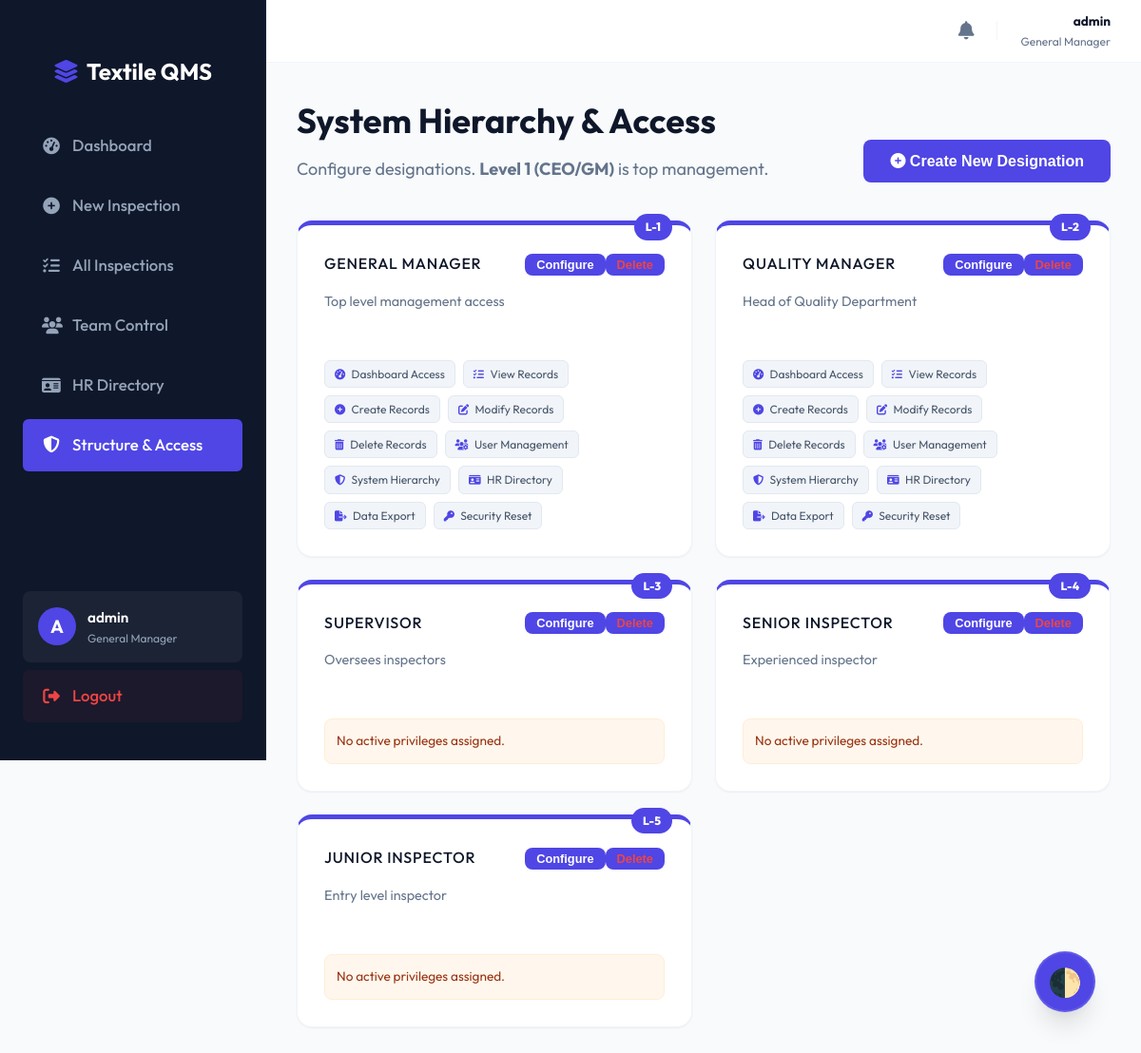
The app's page /roles.php (signed in) with its own data.
### tables this page shows
CREATE TABLE IF NOT EXISTS roles (
    id INT AUTO_INCREMENT PRIMARY KEY,
    role_name VARCHAR(50) NOT NULL UNIQUE,
    level INT DEFAULT 0,
    description TEXT
);

CREATE TABLE IF NOT EXISTS permissions (
    id INT AUTO_INCREMENT PRIMARY KEY,
    slug VARCHAR(50) NOT NULL UNIQUE,
    description TEXT
);

### auth.php (called while the page is built, shortened)
<?php
function hasPermission($slug) {
    if (isset($_SESSION['permissions']) && is_array($_SESSION['permissions']) && in_array($slug, $_SESSION['permissions'])) {
        return true;
    }
    return false;
}
?>

### roles.php (the view, shortened to what this page needs)
<?php
include 'db.php';
include 'auth.php';
$roles = $conn->query("SELECT * FROM roles ORDER BY level ASC");
$all_perms = $conn->query("SELECT * FROM permissions");
$permissions_array = [];
while ($p = $all_perms->fetch_assoc()) $permissions_array[] = $p;
$role_perms_map = [];
$rp_res = $conn->query("SELECT * FROM role_permissions");
while ($row = $rp_res->fetch_assoc()) {
    $role_perms_map[$row['role_id']][] = $row['permission_id'];
}
function prettifySlug($slug) {
    $wording = [
        'view_dashboard' => ['label' => 'Dashboard Access', 'icon' => 'fa-gauge-high', 'group' => 'Core'],
        'view_inspections' => ['label' => 'View Records', 'icon' => 'fa-list-check', 'group' => 'Inspections'],
        'add_inspection' => ['label' => 'Create Records', 'icon' => 'fa-plus-circle', 'group' => 'Inspections'],
        'edit_inspection' => ['label' => 'Modify Records', 'icon' => 'fa-pen-to-square', 'group' => 'Inspections'],
        'delete_inspection' => ['label' => 'Delete Records', 'icon' => 'fa-trash-can', 'group' => 'Inspections'],
        'manage_team' => ['label' => 'User Management', 'icon' => 'fa-users-gear', 'group' => 'Team'],
        'manage_roles' => ['label' => 'System Hierarchy', 'icon' => 'fa-shield-halved', 'group' => 'Team'],
        'access_personnel' => ['label' => 'HR Directory', 'icon' => 'fa-id-card', 'group' => 'Team'],
        'export_data' => ['label' => 'Data Export', 'icon' => 'fa-file-export', 'group' => 'System'],
        'reset_passwords' => ['label' => 'Security Reset', 'icon' => 'fa-key', 'group' => 'System']
    ];
    return $wording[$slug] ?? ['label' => ucwords(str_replace('_', ' ', $slug)), 'icon' => 'fa-circle-dot', 'group' => 'Other'];
}
?>
<?php
$activePage = "roles";
include 'layout_header.php';
?>
<div style="display: flex; justify-content: space-between; align-items: flex-end; margin-bottom: 2.5rem;">
    <div>
        <h2 style="margin: 0;">System Hierarchy & Access</h2>
        <p style="color: var(--text-light); margin: 0.5rem 0 0;">Configure designations. <strong>Level 1 (CEO/GM)</strong> is top management.</p>
    </div>
    <button onclick="openAddModal()" class="btn-primary" style="width: auto;"><i class="fa-solid fa-plus-circle"></i> Create New Designation</button>
</div>
<div class="role-grid">
    <?php while($role = $roles->fetch_assoc()): ?>
    <div class="card role-card">
        <div class="level-badge">L-<?php echo $role['level']; ?></div>
        <div style="display: flex; justify-content: space-between; align-items: center;">
            <h3 style="margin: 0; color: var(--text-color);"><?php echo htmlspecialchars($role['role_name']); ?></h3>
            <div class="flex gap-0-5">
                <button class="btn-secondary" style="padding: 4px 12px; width: auto; font-size: 0.8rem;" onclick='openEdit(<?php echo json_encode($role); ?>)'>Configure</button>
                <button class="btn-secondary" style="padding: 4px 12px; width: auto; font-size: 0.8rem; color: var(--danger-color); border-color: #fecaca;" onclick="confirmDelete(<?php echo $role['id']; ?>, '<?php echo $role['role_name']; ?>')">Delete</button>
            </div>
        </div>
        <p style="color: var(--text-light); font-size: 0.9rem; margin: 1rem 0 1.5rem; line-height: 1.5; height: 3rem; overflow: hidden; display: -webkit-box; -webkit-line-clamp: 2; -webkit-box-orient: vertical;">
            <?php echo htmlspecialchars($role['description'] ?: 'No description provided for this role.'); ?>
        </p>
        <div style="display: flex; flex-wrap: wrap; gap: 0.5rem;">
            <?php
            if (isset($role_perms_map[$role['id']])) {
                foreach ($role_perms_map[$role['id']] as $pid) {
                    foreach ($permissions_array as $pa) {
                        if ($pa['id'] == $pid) {
                            $info = prettifySlug($pa['slug']);
                            echo "<span class='perm-chip'><i class='fa-solid {$info['icon']}'></i> {$info['label']}</span>";
                        }
                    }
                }
            } else {
                echo "<div style='background: #fff7ed; color: #9a3412; padding: 0.75rem; width: 100%; border-radius: 0.5rem; font-size: 0.85rem; border: 1px solid #ffedd5;'>No active privileges assigned.</div>";
            }
            ?>
        </div>
    </div>
    <?php endwhile; ?>
</div>
<?php include 'layout_footer.php'; ?>

### layout_header.php (shortened to what this page needs)
<!DOCTYPE html>
<html lang="en">
<head>
    <link rel="stylesheet" href="style.css?v=<?php echo time(); ?>">
    <link rel="stylesheet" href="https://cdnjs.cloudflare.com/ajax/libs/font-awesome/6.4.0/css/all.min.css">
</head>
<body class="<?php echo isset($_COOKIE['theme']) && $_COOKIE['theme'] == 'dark' ? 'dark-mode' : ''; ?>">
    <div class="app-container">
        <div class="sidebar">
            <h3 class="flex flex-center gap-1" style="margin-bottom: 2rem;">
                <i class="fa-solid fa-layer-group" style="color: var(--primary-color);"></i>
                <span>Textile QMS</span>
            </h3>
            <div class="menu">
                <?php if(hasPermission('view_dashboard')): ?>
                <a href="dashboard.php" class="<?php echo (isset($activePage) && $activePage == 'dashboard') ? 'active' : ''; ?>">
                    <i class="fa-solid fa-gauge-high"></i> Dashboard
                </a>
                <?php endif; ?>
                <?php if(hasPermission('add_inspection')): ?>
                <a href="add_inspection.php" class="<?php echo (isset($activePage) && $activePage == 'add_inspection') ? 'active' : ''; ?>">
                    <i class="fa-solid fa-plus-circle"></i> New Inspection
                </a>
                <?php endif; ?>
                <?php if(hasPermission('view_inspections')): ?>
                <a href="inspections.php" class="<?php echo (isset($activePage) && $activePage == 'inspections') ? 'active' : ''; ?>">
                    <i class="fa-solid fa-list-check"></i> All Inspections
                </a>
                <?php endif; ?>
                <?php if(hasPermission('manage_team')): ?>
                <a href="users.php" class="<?php echo (isset($activePage) && $activePage == 'users') ? 'active' : ''; ?>">
                    <i class="fa-solid fa-users"></i> Team Control
                </a>
                <?php endif; ?>
                <?php if(hasPermission('access_personnel')): ?>
                <a href="personnel.php" class="<?php echo (isset($activePage) && $activePage == 'personnel') ? 'active' : ''; ?>">
                    <i class="fa-solid fa-id-card"></i> HR Directory
                </a>
                <?php endif; ?>
                <?php if(hasPermission('manage_roles')): ?>
                <a href="roles.php" class="<?php echo (isset($activePage) && $activePage == 'roles') ? 'active' : ''; ?>">
                    <i class="fa-solid fa-shield-halved"></i> Structure & Access
                </a>
                <?php endif; ?>
            </div>
            <div style="margin-top: auto;">
                <div class="user-profile-badge">
                    <div class="avatar-circle">
                        <?php
                        $username = $_SESSION['username'] ?? 'User';
                        echo strtoupper(substr($username, 0, 1));
                        ?>
                    </div>
                    <div class="user-info">
                        <span class="user-name"><?php echo htmlspecialchars($username); ?></span>
                        <span class="user-role"><?php echo htmlspecialchars($_SESSION['role_name'] ?? $_SESSION['role'] ?? 'Role'); ?></span>
                    </div>
                </div>
                <a href="logout.php" class="logout"><i class="fa-solid fa-right-from-bracket"></i> Logout</a>
            </div>
        </div>
        <div class="main-content" style="padding: 0; display: flex; flex-direction: column;">
            <div class="app-top-bar">
                <div class="notification-bell" onclick="toggleNotifDrawer()">
                    <i class="fa-solid fa-bell"></i>
                </div>
                <div style="display: flex; align-items: center; gap: 0.75rem;">
                    <div style="font-size: 0.85rem; text-align: right;">
                        <div style="font-weight: 700; color: var(--text-color);"><?php echo htmlspecialchars($username); ?></div>
                        <div style="font-size: 0.75rem; color: var(--text-light);"><?php echo htmlspecialchars($_SESSION['role_name'] ?? 'User'); ?></div>
                    </div>
                </div>
            </div>
            <div class="page-content" style="padding: 2rem; flex: 1; overflow-y: auto;">

### layout_footer.php (shortened to what this page needs)
<div class="theme-toggle" onclick="toggleDarkMode()" title="Toggle Dark/Light Mode">
    🌓
</div>

### style.css (style rules this page uses)
:root { --primary-color: #4f46e5; --primary-hover: #4338ca; --secondary-color: #10b981; --danger-color: #ef4444; --warning-color: #f59e0b; --text-color: #0f172a; --text-light: #64748b; --bg-color: #f8fafc; --card-bg: #ffffff; --sidebar-bg: #0f172a; --sidebar-text: #94a3b8; --border-color: #f1f5f9; --shadow-sm: 0 1px 2px 0 rgb(0 0 0 / 0.05); --shadow-md: 0 4px 6px -1px rgb(0 0 0 / 0.1), 0 2px 4px -2px rgb(0 0 0 / 0.1); --card-bg: #ffffff; --bg-color: #f8fafc; --text-color: #0f172a; --text-light: #64748b; --border-color: #f1f5f9; }
* { box-sizing: border-box; }
body { font-family: 'Outfit', sans-serif; background-color: var(--bg-color); margin: 0; padding: 0; color: var(--text-color); line-height: 1.6; font-size: 1.125rem; -webkit-font-smoothing: antialiased; transition: background-color 0.3s, color 0.3s; }
.app-container { display: flex; min-height: 100vh; }
.sidebar { width: 280px; background-color: var(--sidebar-bg); color: var(--sidebar-text); display: flex; flex-direction: column; padding: 2rem 1.5rem; position: fixed; height: 100vh; border-right: 1px solid rgba(255, 255, 255, 0.05); z-index: 100; }
.sidebar h3 { font-size: 1.5rem; font-weight: 700; color: #fff; margin-bottom: 2rem; display: flex; align-items: center; gap: 0.5rem; }
.sidebar a { text-decoration: none; color: var(--sidebar-text); padding: 0.875rem 1.25rem; border-radius: 0.375rem; margin-bottom: 0.5rem; transition: all 0.2s; font-weight: 500; font-size: 1.05rem; display: flex; align-items: center; gap: 0.75rem; }
.sidebar a i { width: 20px; text-align: center; font-size: 1.1rem; }
.sidebar a:hover, .sidebar a.active { background-color: var(--primary-color); color: #fff; }
.sidebar .logout { margin-top: 0.5rem; color: var(--danger-color); background-color: rgba(239, 68, 68, 0.05); }
.main-content { margin-left: 280px; flex: 1; padding: 2.5rem; overflow-y: auto; }
h2 { font-size: 2.25rem; font-weight: 700; color: var(--text-color); margin: 0; }
.card { background: var(--card-bg); border-radius: 1rem; padding: 1.75rem; box-shadow: var(--shadow-sm); border: 1px solid var(--border-color); transition: all 0.3s; }
.card h3 { font-size: 1rem; font-weight: 500; color: var(--text-light); margin: 0 0 0.5rem 0; text-transform: uppercase; letter-spacing: 0.05em; }
button { background-color: var(--primary-color); color: white; padding: 0.85rem 1.75rem; border: none; border-radius: 0.5rem; font-weight: 700; font-size: 1rem; cursor: pointer; transition: all 0.2s; }
.theme-toggle { position: fixed; bottom: 3rem; right: 3rem; background: var(--primary-color); color: white; width: 64px; height: 64px; border-radius: 50%; display: flex; align-items: center; justify-content: center; cursor: pointer; box-shadow: 0 20px 25px -5px rgba(0, 0, 0, 0.1), 0 10px 10px -5px rgba(0, 0, 0, 0.04); z-index: 999; font-size: 1.8rem; transition: all 0.3s cubic-bezier(0.175, 0.885, 0.32, 1.275); border: 2px solid rgba(255, 255, 255, 0.1); }
.flex { display: flex; }
.flex-center { display: flex; justify-content: center; align-items: center; }
.gap-1 { gap: 0.5rem; }
.user-profile-badge { display: flex; align-items: center; gap: 0.75rem; padding: 1rem; background: rgba(255, 255, 255, 0.05); border-radius: 0.5rem; margin-bottom: 0.5rem; }
.avatar-circle { width: 40px; height: 40px; border-radius: 50%; background: var(--primary-color); color: white; display: flex; align-items: center; justify-content: center; font-weight: 700; font-size: 1.2rem; }
.user-info { display: flex; flex-direction: column; }
.user-info .user-name { color: white; font-weight: 600; font-size: 0.95rem; }
.user-info .user-role { color: var(--sidebar-text); font-size: 0.75rem; }

### layout_header.php (style rules this page uses)
.app-top-bar { background: var(--card-bg); padding: 0.75rem 2rem; display: flex; justify-content: flex-end; align-items: center; border-bottom: 1px solid var(--border-color); gap: 1.5rem; position: sticky; top: 0; z-index: 100; }
.notification-bell { position: relative; cursor: pointer; color: var(--text-light); font-size: 1.2rem; }

### records on screen
roles: level "1", role_name "GENERAL MANAGER", description "Top level management access"
permissions: slug "Dashboard Access"
permissions: slug "View Records"
permissions: slug "Create Records"
permissions: slug "Modify Records"
permissions: slug "Delete Records"
permissions: slug "User Management"
permissions: slug "System Hierarchy"
permissions: slug "HR Directory"
permissions: slug "Data Export"
permissions: slug "Security Reset"
roles: level "2", role_name "QUALITY MANAGER", description "Head of Quality Department"
roles: level "3", role_name "SUPERVISOR", description "Oversees inspectors", shows "No active privileges assigned."
roles: level "4", role_name "SENIOR INSPECTOR", description "Experienced inspector", shows "No active privileges assigned."
roles: level "5", role_name "JUNIOR INSPECTOR", description "Entry level inspector", shows "No active privileges assigned."

### other values on screen
substr($username, 0, 1) "A"
$username "admin"
$_SESSION['role_name'] "General Manager"
